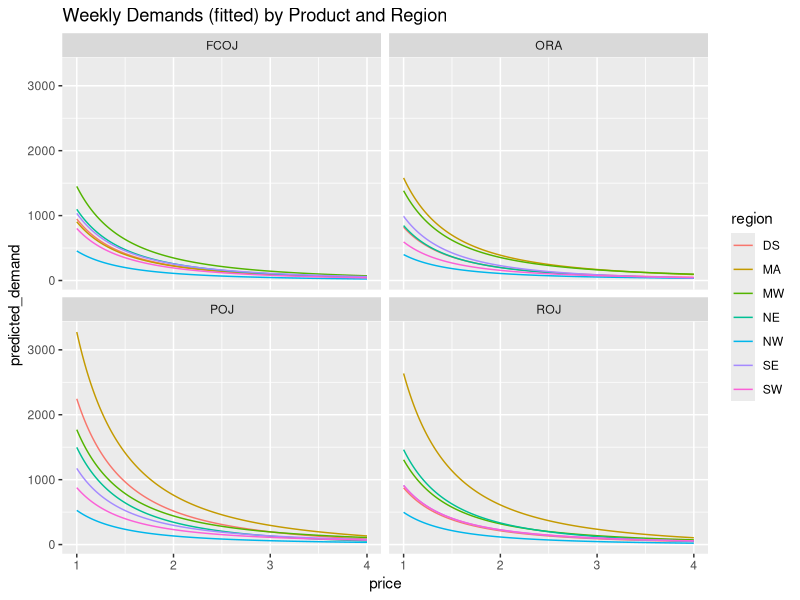
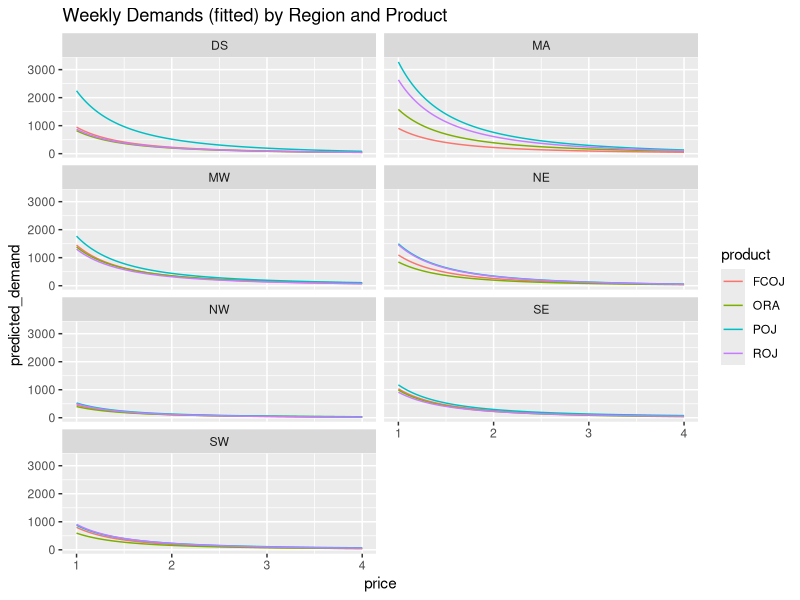
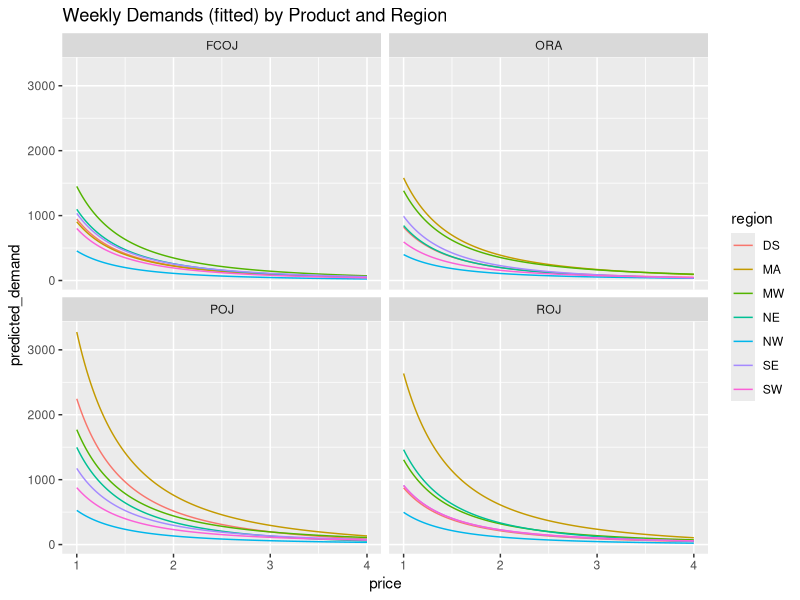
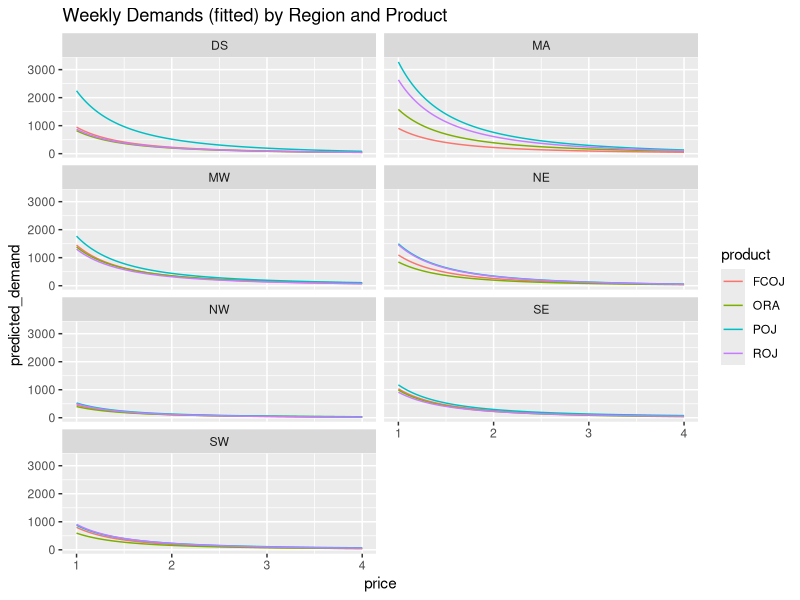

These charts were generated, in order, by the following R code:
library(ggplot2)

demands.df <- read.csv('demand_fit_coefs.csv',
    stringsAsFactors = FALSE)
p.vec <- seq(1, 4, by=0.01)

demand.curves.df <- data.frame(
    matrix(NA, length(p.vec) * nrow(demands.df), 4))
colnames(demand.curves.df) <- c('region', 'product', 'price',
                                'predicted_demand')

x <- 1
for (i in 1:nrow(demands.df)) {
    vals <- demands.df[i, ]
    for (p in p.vec) {
        demand <- vals[2] / (p ^ 2) + vals[1]
        demand.curves.df[x, ] <- c(vals[3], vals[4], p, demand)
        x <- x + 1
    }
}
demand.curves.df$region <- factor(demand.curves.df$region)
demand.curves.df$product <- factor(demand.curves.df$product)
write.csv(demand.curves.df, file='all_predicted_demands.csv',
          quote=FALSE, row.names=FALSE)


ggplot(demand.curves.df, aes(x=price, y=predicted_demand)) +
    geom_line(aes(colour=region)) + facet_wrap(~ product, ncol=2) +
    ggtitle('Weekly Demands (fitted) by Product and Region')
ggsave('fitted_weekly_demands_p_r.png', width=10, height=6)

ggplot(demand.curves.df, aes(x=price, y=predicted_demand)) +
    geom_line(aes(colour=product)) + facet_wrap(~ region, ncol=2) +
    ggtitle('Weekly Demands (fitted) by Region and Product')
ggsave('fitted_weekly_demands_r_p.png', width=10, height=6)